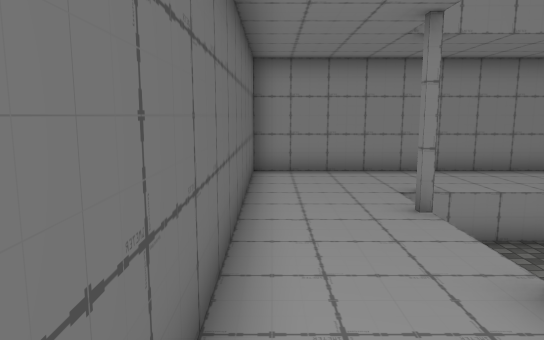
View 1 (above)

21 first-person views from a walk through a 3-D level made in the Unity game engine. The camera is 1.5 m above the floor, tilts 8° down and sees 70° across. The floor is counted in squares, 1 m on a side. Each view is taken from the middle of a square. On the plan, view 1 faces up. The plan holds only what a view shows up to about 17 squares ahead; the rest is blank. The player character is not drawn. Door leaves are left out, so doorways stand open. Some surface patterns are stand-ins.

View 2
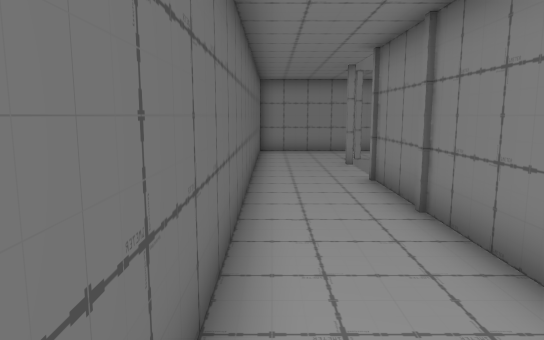

View 3
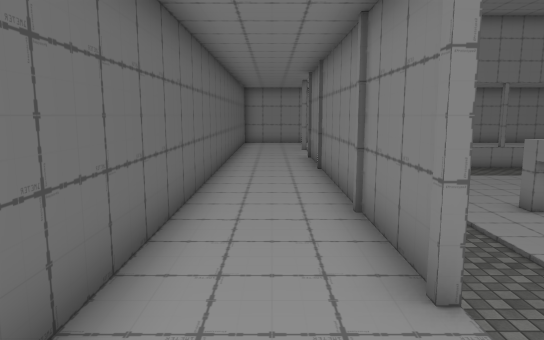

View 4
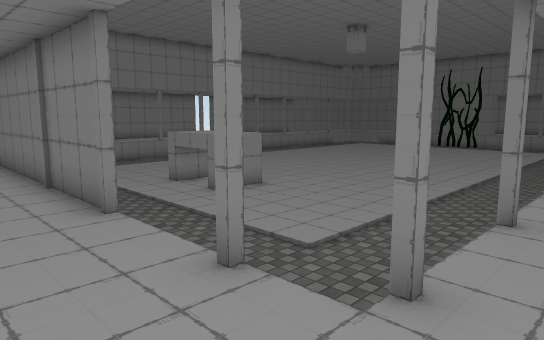

View 5
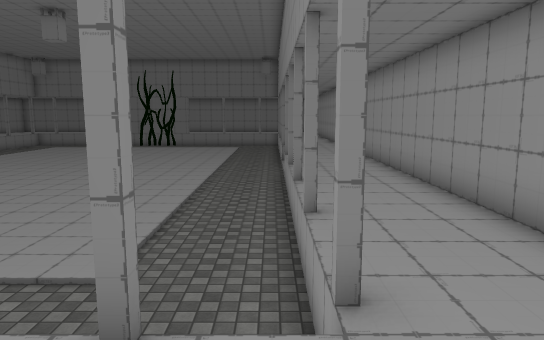

View 6
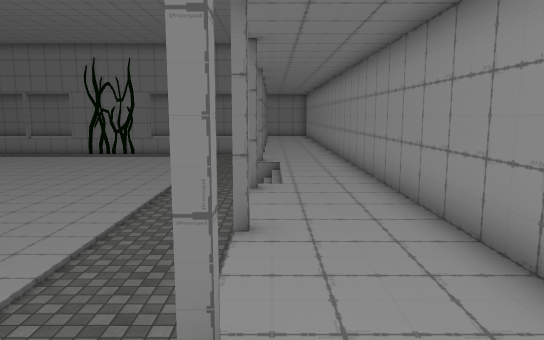

View 7
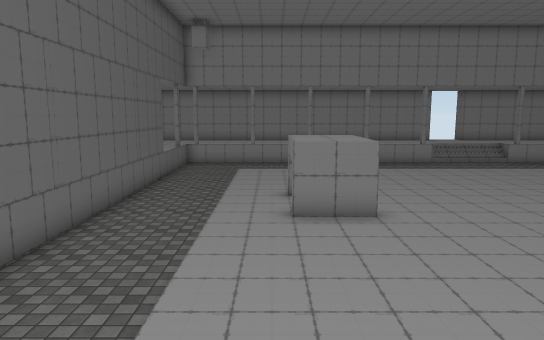

View 8
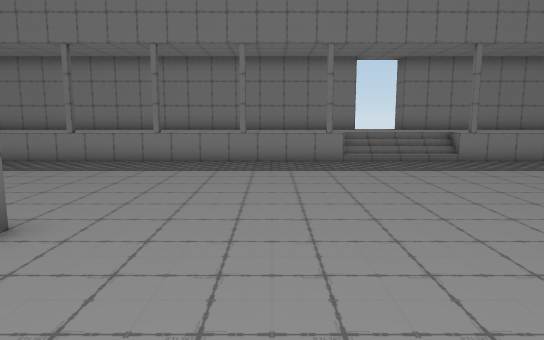

View 9
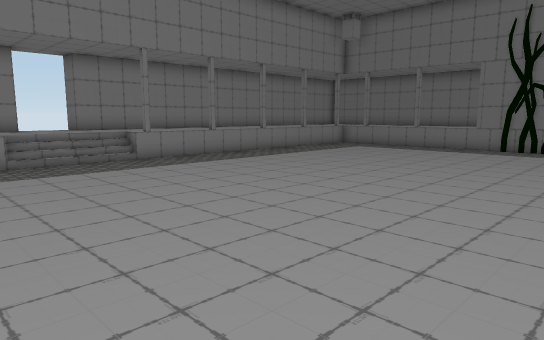

View 10
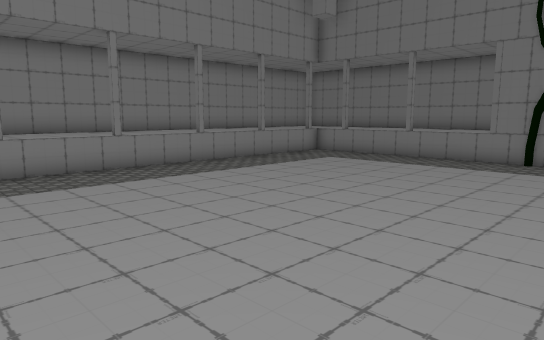

View 11
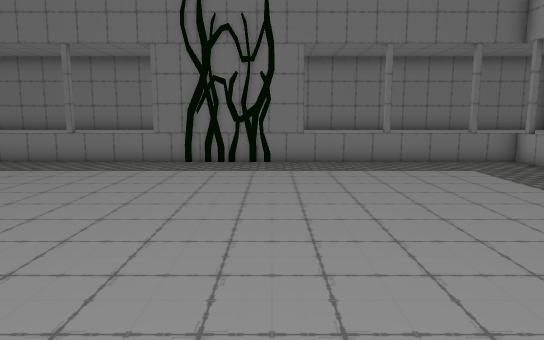

View 12
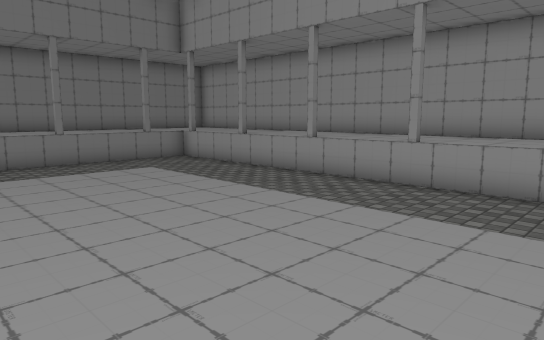

View 13
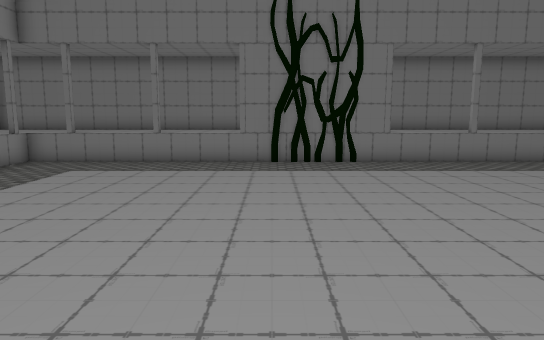

View 14
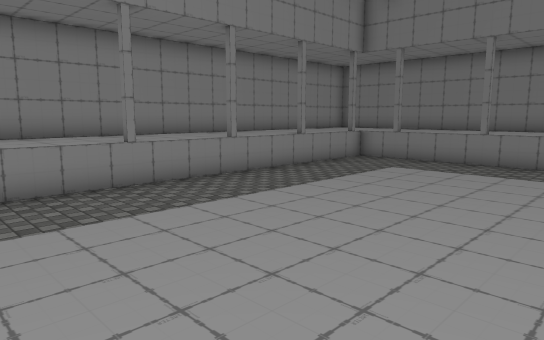

View 15
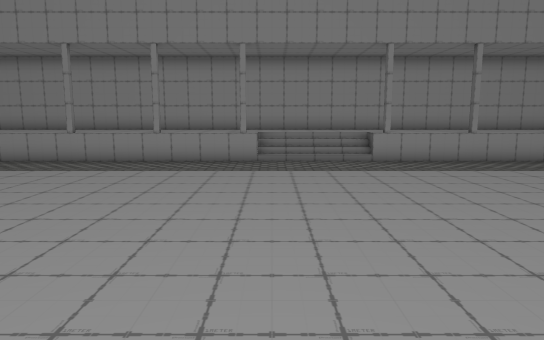

View 16
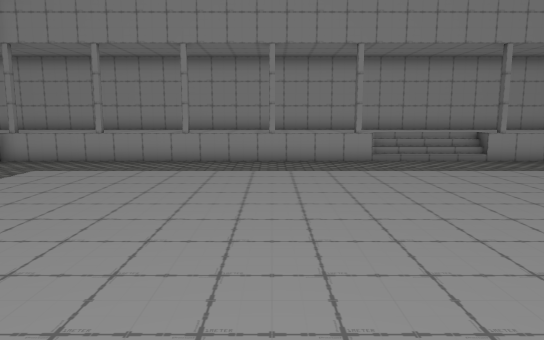

View 17
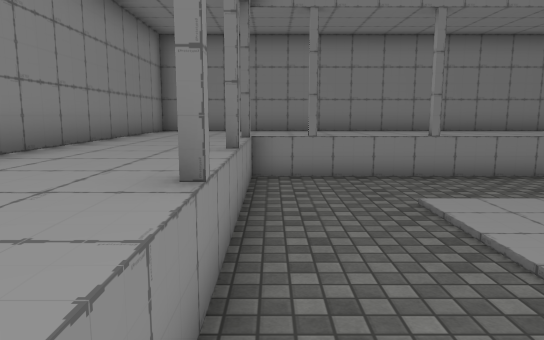

View 18
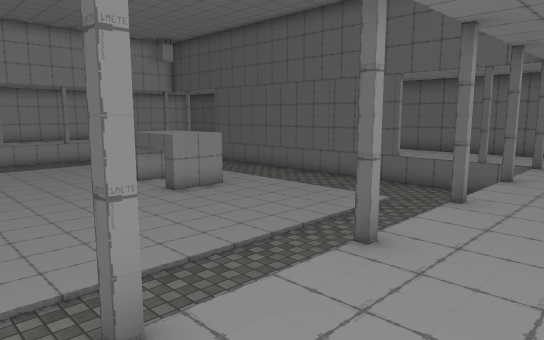

View 19
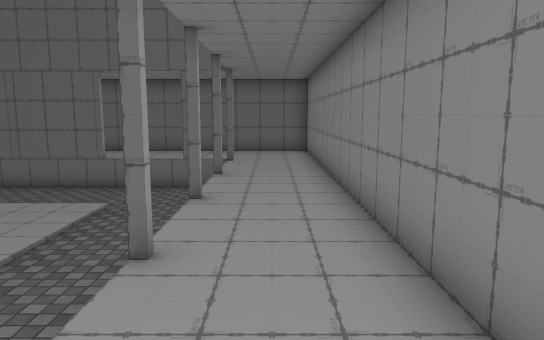

View 20
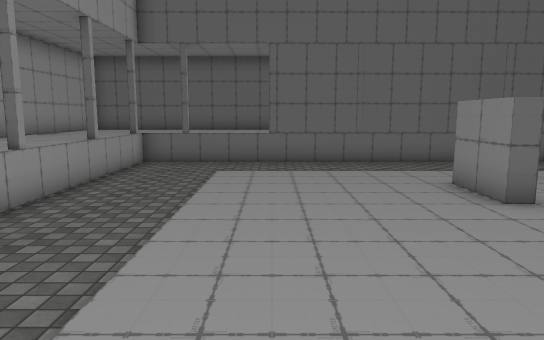

View 21
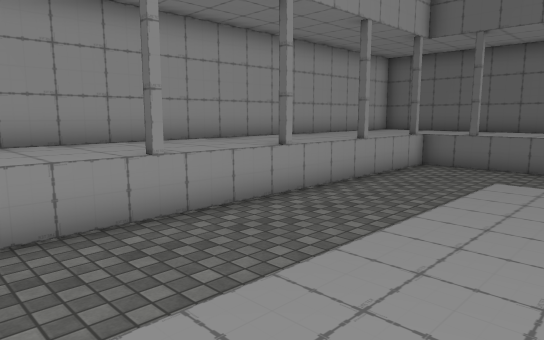

### Floor plan
Key: @ floor where view 1 was taken; # wall or solid block; . main floor; : floor 1 m higher than the main floor; / step, stairs or slope; D open door; P pillar.
Columns run from 1 left of view 1 to 36 right of it. Each row starts with its distance up from view 1.
 12                     #
 11 ##################DD##################
 10 #::::::::::::::::::::::::::::::::::::#
  9 #::::::::::::::::::::::::::::::::::::#
  8 #:::P::P::P::P::P////P::P::P::P::P:::#
  7 #:::..............................:::#
  6 #::P..............................P::#
  5 #:::..............................:::#
  4 #:::..............................:::#
  3 #::P..............................P::#
  2 #::#..............................:::#
  1 #::#..............................:::#
  0 #@:#..............................P::#
 -1 #::#.....##.......................# :#
 -2 #::#.....##.......................#  #
 -3 #::#.....##.......................#
 -4 #::#.....##.......................#
 -5 #::#..............................P  #
 -6 #::#..............................:::#
 -7 #::#..............................:::#
 -8 #::P..............................P::#
 -9 #:::..............................:::#
-10 #:::..............................:::#
-11 #::P..............................P::#
-12 #:::..............................:::#
-13 #:::P::P::P::P::P////P::P::P::P::P:::#
-14 #:::::::::::::::::::::::::::::::::: :#
-15 #::::::::::::::::::::::::::::::::::  #
-16 ####################################

Positions as (right, up) in squares from view 1, and headings:
1: (0, 0), facing up
2: (0, -6), facing up
3: (1, -11), facing up
4: (0, -14), facing up-right
5: (0, -12), facing right
6: (7, -13), facing right
7: (7, -13), facing up
8: (13, -6), facing up
9: (13, -6), facing up-right
10: (18, -4), facing up-right
11: (19, -4), facing right
12: (19, -4), facing down-right
13: (19, -1), facing right
14: (19, -1), facing up-right
15: (19, 1), facing down
16: (23, 1), facing down
17: (23, 7), facing right
18: (16, 10), facing down-left
19: (16, 9), facing left
20: (16, -8), facing left
21: (15, -7), facing down-left
